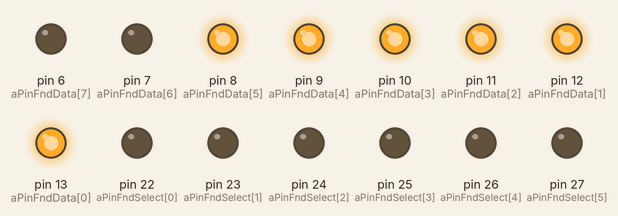
Recording of a sketch running on a simulated Arduino Mega 2560, built with avr-gcc and run on an emulated ATmega2560. Shown: output pins drawn as LEDs (lit = HIGH).

Above: at 0.5 s.
At 2.5 s:
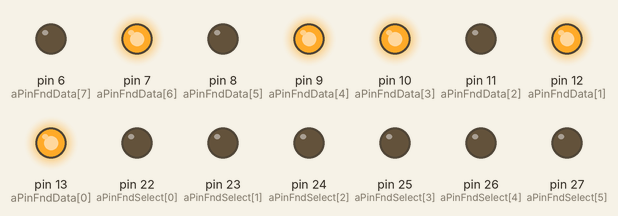
At 3.5 s:
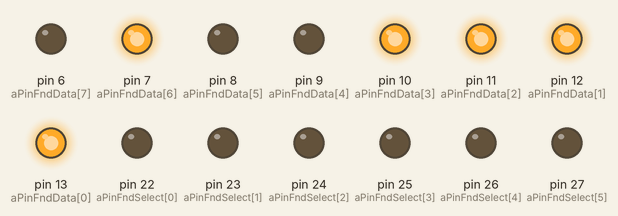
At 4.5 s:
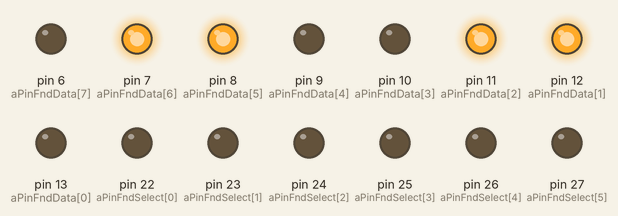
At 6.5 s:
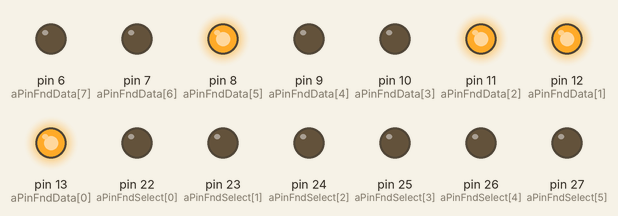
At 9.5 s:
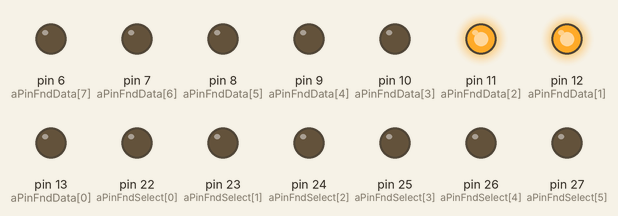
Timing chart, 0 to 10.4 s (numbered marks = the images above):
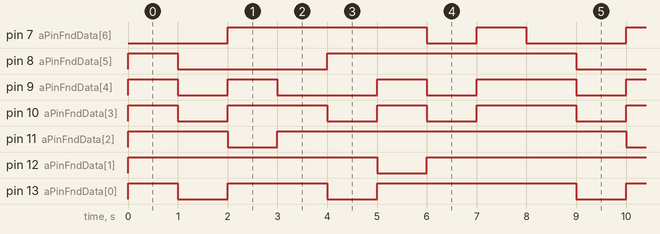

Measured:
- by itself, pin 7 (aPinFndData[6]): repeats every 8.0 s: LOW 1.0 s, HIGH 1.0 s, LOW 2.0 s, HIGH 4.0 s
- by itself, pin 8 (aPinFndData[5]): repeats every 8.0 s: LOW 3.0 s, HIGH 5.0 s
- by itself, pin 9 (aPinFndData[4]): repeats every 8.0 s: LOW 1.0 s, HIGH 1.0 s, LOW 2.0 s, HIGH 1.0 s, LOW 1.0 s, HIGH 2.0 s
- by itself, pin 10 (aPinFndData[3]): repeats every 8.0 s: LOW 1.0 s, HIGH 2.0 s, LOW 1.0 s, HIGH 1.0 s, LOW 1.0 s, HIGH 2.0 s
- by itself, pin 11 (aPinFndData[2]), pin 12 (aPinFndData[1]): repeats every 8.0 s: LOW 1.0 s, HIGH 7.0 s
- by itself, pin 13 (aPinFndData[0]): repeats every 8.0 s: LOW 1.0 s, HIGH 2.0 s, LOW 1.0 s, HIGH 4.0 s

The sketch:

FND9.ino
```cpp
const int aPinFndData[8]= { 13,12,11,10,9,8,7,6};
const int aPinFndSelect[6] = {22,23,24,25,26,27};


const int aFndData[10]={0x3F,0x06,0x5B,0x4F,0x66,0x7D,0X27,0x7F,0x6F};// 0~9 까지의 16진수


void setup() {
  for( int i=0; i<8 ; i++){
    pinMode(aPinFndData[i], OUTPUT); }
  for(int i=0; i<6; i++){
    pinMode(aPinFndSelect[i],OUTPUT);

  }

  }


void loop() {


for(int i=0; i<8; i++)  //i 0~9까지 숫자
{
 for(int j=0; j<8; j++){                            // A~DP까지 LED ON/OFF
  digitalWrite(aPinFndData[j],aFndData[i] >> j&1);
 }
 delay(1000);

}


 digitalWrite(aPinFndSelect[0],LOW);
digitalWrite(aPinFndSelect[1],LOW);
digitalWrite(aPinFndSelect[2],LOW);
digitalWrite(aPinFndSelect[3],LOW);
digitalWrite(aPinFndSelect[4],LOW);
digitalWrite(aPinFndSelect[5],LOW);


}
```
